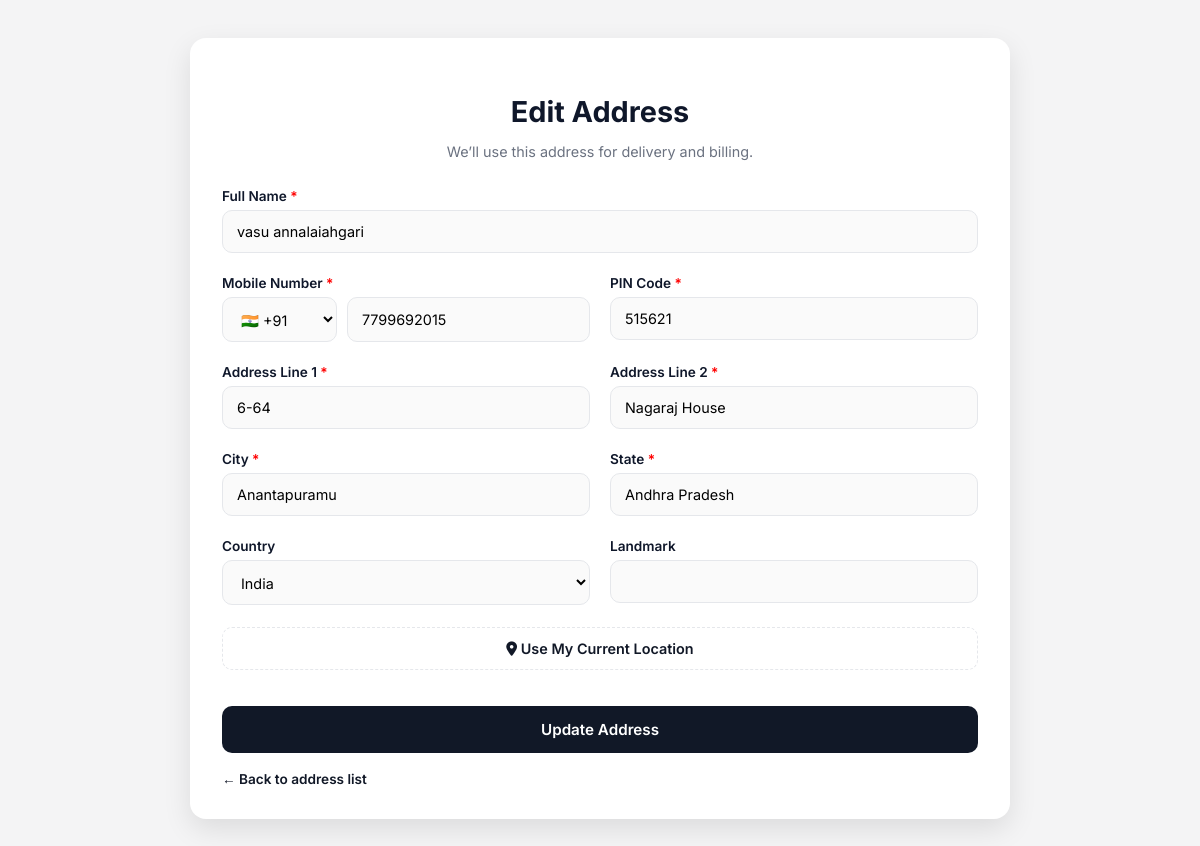
Page /address/edit_address/2/ (signed in) on the committed database.
### address/models.py (models this page shows, shortened)
class Address(models.Model):
    user = models.ForeignKey(User, on_delete=models.CASCADE)
    fullname = models.CharField(max_length=100)
    mobile = models.CharField(max_length=20)
    address1 = models.CharField(max_length=255)
    address2 = models.CharField(max_length=255, blank=True, null=True)
    landmark = models.CharField(max_length=255, blank=True, null=True)
    country = models.CharField(max_length=100)
    state = models.CharField(max_length=100)
    city = models.CharField(max_length=100)
    pincode = models.CharField(max_length=6)
    is_default = models.BooleanField(default=False)
    is_selected = models.BooleanField(default=False)

### address/views.py (the view, shortened to what this page needs)
# urls.py: path('edit_address/<int:id>/', views.edit_address, name='edit_address'),
@login_required
def edit_address(request, id):
    address = get_object_or_404(Address, id=id, user=request.user)
    return render(request, "orders/add_address.html", {"address": address})

### address/templates/orders/add_address.html (shortened to what this page needs)
{% load static %}
<!DOCTYPE html>
<html lang="en">
<head>
<link rel="stylesheet" href="https://cdnjs.cloudflare.com/ajax/libs/font-awesome/6.4.0/css/all.min.css">
</head>
<body>
<div class="form-container">
  <div class="form-header">
    <h2>{% if address %}Edit Address{% else %}Add Address{% endif %}</h2>
    <p>We’ll use this address for delivery and billing.</p>
  </div>
  <form method="POST">
    <div class="row single">
      <div>
        <label>Full Name <span class="required">*</span></label>
        <input type="text" name="fullname" value="{{ address.fullname|default:'' }}" required>
      </div>
    </div>
    <div class="row">
      <div>
        <label>Mobile Number <span class="required">*</span></label>
        <div class="phone-input">
          <select name="country_code">
            <option value="+91">🇮🇳 +91</option>
          </select>
          <input type="tel" id="mobile" name="mobile" maxlength="10"
                 value="{{ address.mobile|default:'' }}" required>
        </div>
      </div>
      <div>
        <label>PIN Code <span class="required">*</span></label>
        <input type="text" id="pincode" name="pincode" maxlength="6"
               value="{{ address.pincode|default:'' }}" required>
      </div>
    </div>
    <div class="row">
      <div>
        <label>Address Line 1 <span class="required">*</span></label>
        <input type="text" id="address1" name="address1"
               value="{{ address.address1|default:'' }}" required>
      </div>
      <div>
        <label>Address Line 2 <span class="required">*</span></label>
        <input type="text" id="address2" name="address2"
               value="{{ address.address2|default:'' }}" required>
      </div>
    </div>
    <div class="row">
      <div>
        <label>City <span class="required">*</span></label>
        <input type="text" id="city" name="city"
               value="{{ address.city|default:'' }}" required>
      </div>
      <div>
        <label>State <span class="required">*</span></label>
        <input type="text" id="state" name="state"
               value="{{ address.state|default:'' }}" required>
      </div>
    </div>
    <div class="row">
      <div>
        <label>Country</label>
        <select id="country" name="country">
          <option value="India">India</option>
        </select>
      </div>
      <div>
        <label>Landmark</label>
        <input type="text" id="landmark" name="landmark"
               value="{{ address.landmark|default:'' }}">
      </div>
    </div>
    <button type="button" class="secondary-btn" onclick="getLocation()">
      <i class="fa-solid fa-location-dot"></i> Use My Current Location
    </button>
    <button type="submit" class="primary-btn">
      {% if address %}Update Address{% else %}Save Address{% endif %}
    </button>
  </form>
  <a href="{% url 'address:address_list' %}" class="back-link">
    ← Back to address list
  </a>
</div>
</body>
</html>

### address/templates/orders/add_address.html (style rules this page uses)
:root { --bg: #f4f4f5; --card: #ffffff; --text-main: #0f172a; --text-muted: #6b7280; --accent: #111827; --border: #e5e7eb; --shadow: 0 10px 28px rgba(0,0,0,0.1); }
* { font-family: 'Inter', system-ui, sans-serif; box-sizing: border-box; }
body { background: var(--bg); padding: 30px 16px 60px; display: flex; justify-content: center; }
.form-container { width: 100%; max-width: 820px; background: var(--card); padding: 32px; border-radius: 16px; box-shadow: var(--shadow); }
.form-header { text-align: center; margin-bottom: 28px; }
.form-header h2 { font-size: 1.8rem; font-weight: 700; color: var(--text-main); margin-bottom: 6px; }
.form-header p { font-size: 0.9rem; color: var(--text-muted); }
label { font-size: 0.85rem; font-weight: 600; color: var(--text-main); display: block; margin-bottom: 6px; }
.required { color: red; }
.row { display: grid; grid-template-columns: repeat(2, 1fr); gap: 20px; margin-bottom: 22px; }
.row.single { grid-template-columns: 1fr; }
input, select { width: 100%; padding: 12px 14px; border-radius: 10px; border: 1px solid var(--border); font-size: 0.9rem; background: #fafafa; }
.phone-input { display: flex; gap: 10px; }
.phone-input select { width: 32%; }
.phone-input input { width: 68%; }
.primary-btn { width: 100%; padding: 14px; background: var(--accent); color: #fff; border-radius: 10px; border: none; font-size: 0.95rem; font-weight: 600; cursor: pointer; margin-top: 12px; }
.secondary-btn { width: 100%; padding: 12px; background: #fff; border: 1px dashed var(--border); color: var(--accent); border-radius: 10px; font-size: 0.9rem; font-weight: 600; cursor: pointer; margin-bottom: 10px; }
.back-link { display: block; margin-top: 18px; font-size: 0.85rem; font-weight: 600; color: var(--accent); text-decoration: none; }

### rows in the picture
Address: fullname "vasu annalaiahgari", mobile "7799692015", pincode "515621", address1 "6-64", address2 "Nagaraj House", city "Anantapuramu", state "Andhra Pradesh"
